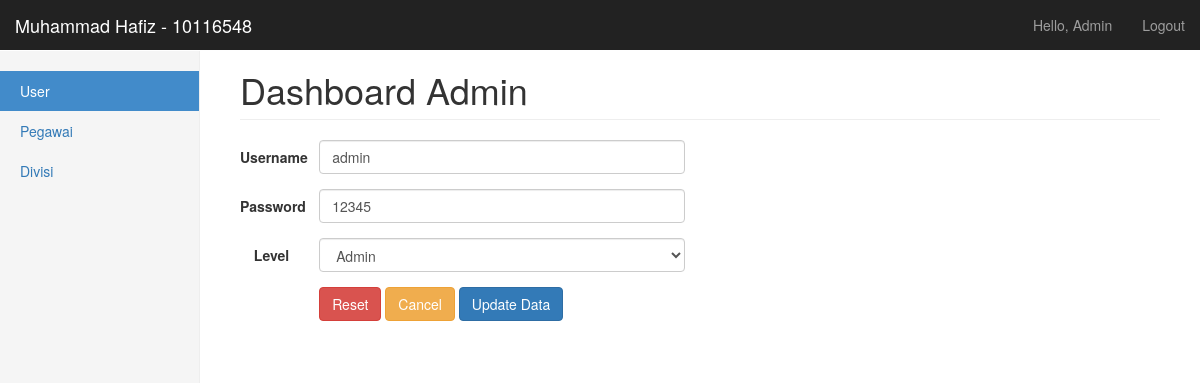
Screenshot of /update_user.php?id=1 (signed in) with the database file from the repository.
### tables this page shows
CREATE TABLE IF NOT EXISTS `user` (
  `id_user` int(11) NOT NULL AUTO_INCREMENT,
  `user` varchar(50) NOT NULL,
  `pass` varchar(100) NOT NULL,
  `level` varchar(10) NOT NULL,
  PRIMARY KEY (`id_user`)
);

### update_user.php (the view, shortened to what this page needs)
<?php
	include 'koneksi.php';
?>
<!DOCTYPE html>
<html lang="en">
  <head>
    <link href="css/bootstrap.min.css" rel="stylesheet">
    <link href="css/dashboard.css" rel="stylesheet">
    <link href="css/dataTables.bootstrap.css" rel="stylesheet" type="text/css" />
	<link href="css/dataTables.tableTools.min.css" rel="stylesheet" type="text/css" />
  </head>
  <body>
    <nav class="navbar navbar-inverse navbar-fixed-top">
      <div class="container-fluid">
        <div class="navbar-header">
          <a class="navbar-brand" href="#">Muhammad Hafiz - 10116548</a>
        </div>
        <div id="navbar" class="navbar-collapse collapse">
          <ul class="nav navbar-nav navbar-right">
            <li><a href="#"><?php echo "Hello, ".ucwords($_SESSION['user']);?></a></li>
            <li><a href="logout.php">Logout</a></li>
          </ul>
        </div>
      </div>
    </nav>
    <div class="container-fluid">
      <div class="row">
        <div class="col-sm-3 col-md-2 sidebar">
          <ul class="nav nav-sidebar">
            <li class="active"><a href="#">User <span class="sr-only">(current)</span></a></li>
            <li><a href="pegawai.php">Pegawai</a></li>
            <li><a href="divisi.php">Divisi</a></li>
            </ul>
        </div>
        <div class="col-sm-9 col-sm-offset-3 col-md-10 col-md-offset-2 main">
          <h1 class="page-header">Dashboard Admin</h1>
		  <div class="row">
		  <div class="col-md-6">
		  <div>
					<?php
						$result = $mysqli->query("SELECT *  FROM `user` WHERE `id_user` = ".$_GET['id'].";");
						if($result->num_rows > 0){
							while($row = $result->fetch_assoc()) {
					?>
			<form class="form-horizontal" action="proses_update_user.php?id=<?php echo $_GET['id'];?>" method="POST">
			  <div class="form-group">
				<label for="inputEmail3" class="col-sm-2 control-label">Username</label>
				<div class="col-sm-10">
				  <input type="text" class="form-control" name="username" id="inputEmail3" placeholder="Masukkan Username untuk User baru" value="<?php echo $row['user'];?>" required />
				</div>
			  </div>
			  <div class="form-group">
				<label for="inputPassword3" class="col-sm-2 control-label">Password</label>
				<div class="col-sm-10">
				  <input type="text" class="form-control" name="password" id="inputPassword3" placeholder="Masukkan Password untuk User baru" value="<?php echo $row['pass'];?>" required />
				</div>
			  </div>
			  <div class="form-group">
				  <label for="level" class="col-sm-2 control-label">Level</label>
				  <div class="col-sm-10">
				  <select name="level" id="disabledSelect" class="form-control">
					<option value="admin" <?php if($row['level']=='admin') echo "selected";?>>Admin</option>
				  </select>
				  </div>
			  </div>
			  <div class="form-group">
				<div class="col-sm-offset-2 col-sm-10">
				  <button type="reset" class="btn btn-danger">Reset</button>
				  <a type="cancel" class="btn btn-warning" href="user.php">Cancel</a>
				  <button type="submit" class="btn btn-primary">Update Data</button>
				</div>
			  </div>
			</form>
					<?php
							}
						}
					?>
		  </div>
		  </div>
		  <div class="col-md-6">
		  </div>
		  </div>
         </div>
        </div>
      </div>
  </body>
</html>

### css/dashboard.css (style rules this page uses)
body { padding-top: 50px; }
.navbar-fixed-top { border: 0; }
.sidebar { display: none; }
@media (min-width: 768px) { .sidebar { position: fixed; top: 51px; bottom: 0; left: 0; z-index: 1000; display: block; padding: 20px; overflow-x: hidden; overflow-y: auto; background-color: #f5f5f5; border-right: 1px solid #eee; } }
.nav-sidebar { margin-right: -21px; margin-bottom: 20px; margin-left: -20px; }
.nav-sidebar > li > a { padding-right: 20px; padding-left: 20px; }
.nav-sidebar > .active > a, .nav-sidebar > .active > a:hover, .nav-sidebar > .active > a:focus { color: #fff; background-color: #428bca; }
.main { padding: 20px; }
@media (min-width: 768px) { .main { padding-right: 40px; padding-left: 40px; } }
.main .page-header { margin-top: 0; }

### rows the page displays
user: username "admin", password "12345", level "Admin"

### other values shown
$_SESSION['user'] "Admin"
